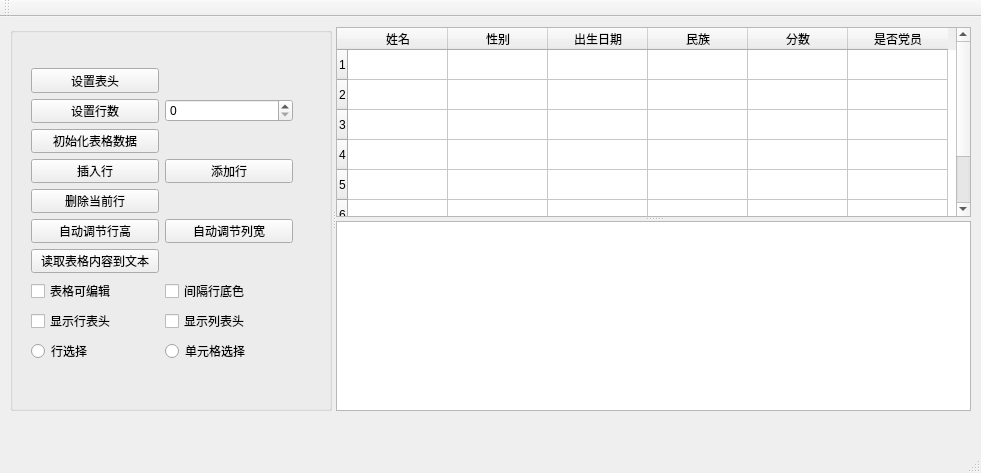
<?xml version="1.0" encoding="UTF-8"?>
<ui version="4.0">
 <class>MainWindow</class>
 <widget class="QMainWindow" name="MainWindow">
  <property name="geometry">
   <rect>
    <x>0</x>
    <y>0</y>
    <width>981</width>
    <height>473</height>
   </rect>
  </property>
  <property name="windowTitle">
   <string>MainWindow</string>
  </property>
  <widget class="QWidget" name="centralWidget">
   <widget class="QSplitter" name="splitterMain">
    <property name="geometry">
     <rect>
      <x>10</x>
      <y>10</y>
      <width>961</width>
      <height>384</height>
     </rect>
    </property>
    <property name="orientation">
     <enum>Qt::Horizontal</enum>
    </property>
    <widget class="QGroupBox" name="groupBox">
     <property name="minimumSize">
      <size>
       <width>130</width>
       <height>0</height>
      </size>
     </property>
     <property name="title">
      <string/>
     </property>
     <widget class="QWidget" name="gridLayoutWidget">
      <property name="geometry">
       <rect>
        <x>10</x>
        <y>30</y>
        <width>284</width>
        <height>317</height>
       </rect>
      </property>
      <layout class="QGridLayout" name="gridLayout">
       <item row="0" column="0">
        <widget class="QPushButton" name="btnSetHeader">
         <property name="text">
          <string>设置表头</string>
         </property>
        </widget>
       </item>
       <item row="1" column="1">
        <widget class="QSpinBox" name="spinBoxRows"/>
       </item>
       <item row="2" column="0">
        <widget class="QPushButton" name="btnIniData">
         <property name="text">
          <string>初始化表格数据</string>
         </property>
        </widget>
       </item>
       <item row="1" column="0">
        <widget class="QPushButton" name="btnSetRows">
         <property name="text">
          <string>设置行数</string>
         </property>
        </widget>
       </item>
       <item row="6" column="0">
        <widget class="QPushButton" name="btnReadToEdit">
         <property name="text">
          <string>读取表格内容到文本</string>
         </property>
        </widget>
       </item>
       <item row="5" column="1">
        <widget class="QPushButton" name="btnResizeRow">
         <property name="text">
          <string>自动调节列宽</string>
         </property>
        </widget>
       </item>
       <item row="8" column="0">
        <widget class="QCheckBox" name="chkBoxHeaderH">
         <property name="text">
          <string>显示行表头</string>
         </property>
        </widget>
       </item>
       <item row="3" column="1">
        <widget class="QPushButton" name="btnAppendRow">
         <property name="text">
          <string>添加行</string>
         </property>
        </widget>
       </item>
       <item row="5" column="0">
        <widget class="QPushButton" name="btnResizeColumn">
         <property name="text">
          <string>自动调节行高</string>
         </property>
        </widget>
       </item>
       <item row="3" column="0">
        <widget class="QPushButton" name="btnInsertRow">
         <property name="text">
          <string>插入行</string>
         </property>
        </widget>
       </item>
       <item row="7" column="0">
        <widget class="QCheckBox" name="chkBoxTabEditable">
         <property name="text">
          <string>表格可编辑</string>
         </property>
        </widget>
       </item>
       <item row="4" column="0">
        <widget class="QPushButton" name="btnDelCurRow">
         <property name="text">
          <string>删除当前行</string>
         </property>
        </widget>
       </item>
       <item row="8" column="1">
        <widget class="QCheckBox" name="chkBoxHeaderV">
         <property name="text">
          <string>显示列表头</string>
         </property>
        </widget>
       </item>
       <item row="7" column="1">
        <widget class="QCheckBox" name="chkBoxRowColor">
         <property name="text">
          <string>间隔行底色</string>
         </property>
        </widget>
       </item>
       <item row="9" column="0">
        <widget class="QRadioButton" name="rBtnSelectRow">
         <property name="text">
          <string>行选择</string>
         </property>
        </widget>
       </item>
       <item row="9" column="1">
        <widget class="QRadioButton" name="rBtnSelectItem">
         <property name="text">
          <string>单元格选择</string>
         </property>
        </widget>
       </item>
      </layout>
     </widget>
    </widget>
    <widget class="QSplitter" name="splitter">
     <property name="orientation">
      <enum>Qt::Vertical</enum>
     </property>
     <widget class="QTableWidget" name="tableInfo">
      <row>
       <property name="text">
        <string>1</string>
       </property>
      </row>
      <row>
       <property name="text">
        <string>2</string>
       </property>
      </row>
      <row>
       <property name="text">
        <string>3</string>
       </property>
      </row>
      <row>
       <property name="text">
        <string>4</string>
       </property>
      </row>
      <row>
       <property name="text">
        <string>5</string>
       </property>
      </row>
      <row>
       <property name="text">
        <string>6</string>
       </property>
      </row>
      <row>
       <property name="text">
        <string>7</string>
       </property>
      </row>
      <column>
       <property name="text">
        <string>姓名</string>
       </property>
      </column>
      <column>
       <property name="text">
        <string>性别</string>
       </property>
      </column>
      <column>
       <property name="text">
        <string>出生日期</string>
       </property>
      </column>
      <column>
       <property name="text">
        <string>民族</string>
       </property>
      </column>
      <column>
       <property name="text">
        <string>分数</string>
       </property>
      </column>
      <column>
       <property name="text">
        <string>是否党员</string>
       </property>
      </column>
     </widget>
     <widget class="QPlainTextEdit" name="textEdit">
      <property name="minimumSize">
       <size>
        <width>0</width>
        <height>100</height>
       </size>
      </property>
     </widget>
    </widget>
   </widget>
  </widget>
  <widget class="QMenuBar" name="menuBar">
   <property name="geometry">
    <rect>
     <x>0</x>
     <y>0</y>
     <width>981</width>
     <height>22</height>
    </rect>
   </property>
  </widget>
  <widget class="QToolBar" name="mainToolBar">
   <attribute name="toolBarArea">
    <enum>TopToolBarArea</enum>
   </attribute>
   <attribute name="toolBarBreak">
    <bool>false</bool>
   </attribute>
  </widget>
  <widget class="QStatusBar" name="statusBar"/>
 </widget>
 <layoutdefault spacing="6" margin="11"/>
 <resources/>
 <connections/>
</ui>
